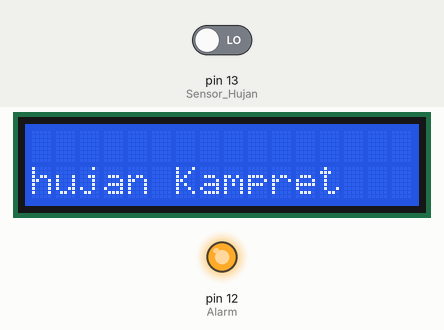
Recording of a sketch running on a simulated Arduino Uno, built with avr-gcc and run on an emulated ATmega328P. On the bench: 16×2 character LCD, output pins drawn as LEDs (lit = HIGH). The inputs (shaded band) are chosen by the test bench; at power-on: pin 13 (Sensor_Hujan) LOW.

Above: at 1.6 s.
1.7 s: pin 13 (Sensor_Hujan) driven HIGH
At 4.8 s:
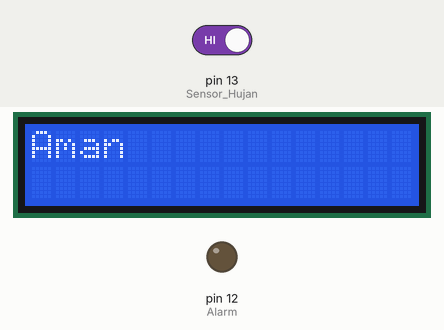
At 5.9 s:
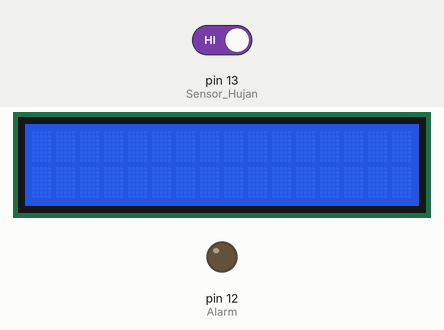
9.5 s: pin 13 (Sensor_Hujan) driven LOW
At 15.2 s:
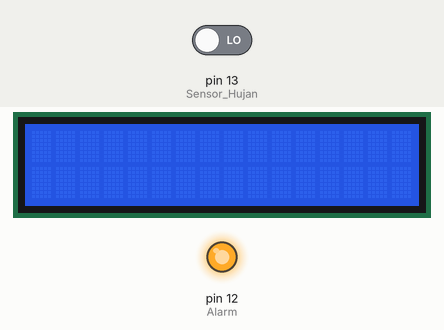
Timing chart, 0 to 16.7 s (numbered marks = the images above; inputs shaded):
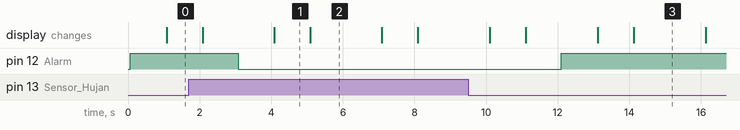

Measured:
- after the input at 1.7 s, pin 12 (Alarm): HIGH → LOW after 1.4 s; the display: first differs from a run without the input after 2.4 s (image 1)
- after the input at 9.5 s, pin 12 (Alarm): LOW → HIGH after 2.6 s; the display: first differs from a run without the input after 3.6 s (image 3 shows a later state)
- what the display in image 1 shows lasts 1.0 s, from 4.1 s to 5.1 s
- what the display in image 2 shows lasts 2.0 s, from 5.1 s to 7.1 s

The sketch:

Sensor_Hujan.ino
```cpp
#include <LiquidCrystal_I2C.h>
#include <Wire.h>

LiquidCrystal_I2C lcd(0x27, 16, 2);
 const int Sensor_Hujan = 13;
 const int Alarm = 12;

void setup(){
  lcd.begin();
  pinMode(Sensor_Hujan, INPUT);
  pinMode(Alarm, OUTPUT);
}


void loop(){
  int Kondisi_sensor = digitalRead(Sensor_Hujan);
  if (Kondisi_sensor == HIGH){
    digitalWrite(Alarm, LOW);
    delay(1000);
    lcd.setCursor(0,0);
    lcd.print("Aman");
    delay(1000);

    lcd.clear();
  delay(1000);

  }else {
  digitalWrite(Alarm, HIGH);
  delay(1000);
  lcd.setCursor(0,1);
  lcd.println("hujan Kampret");
  delay(1000);

  lcd.clear();
  delay(1000);

  }

}
```
